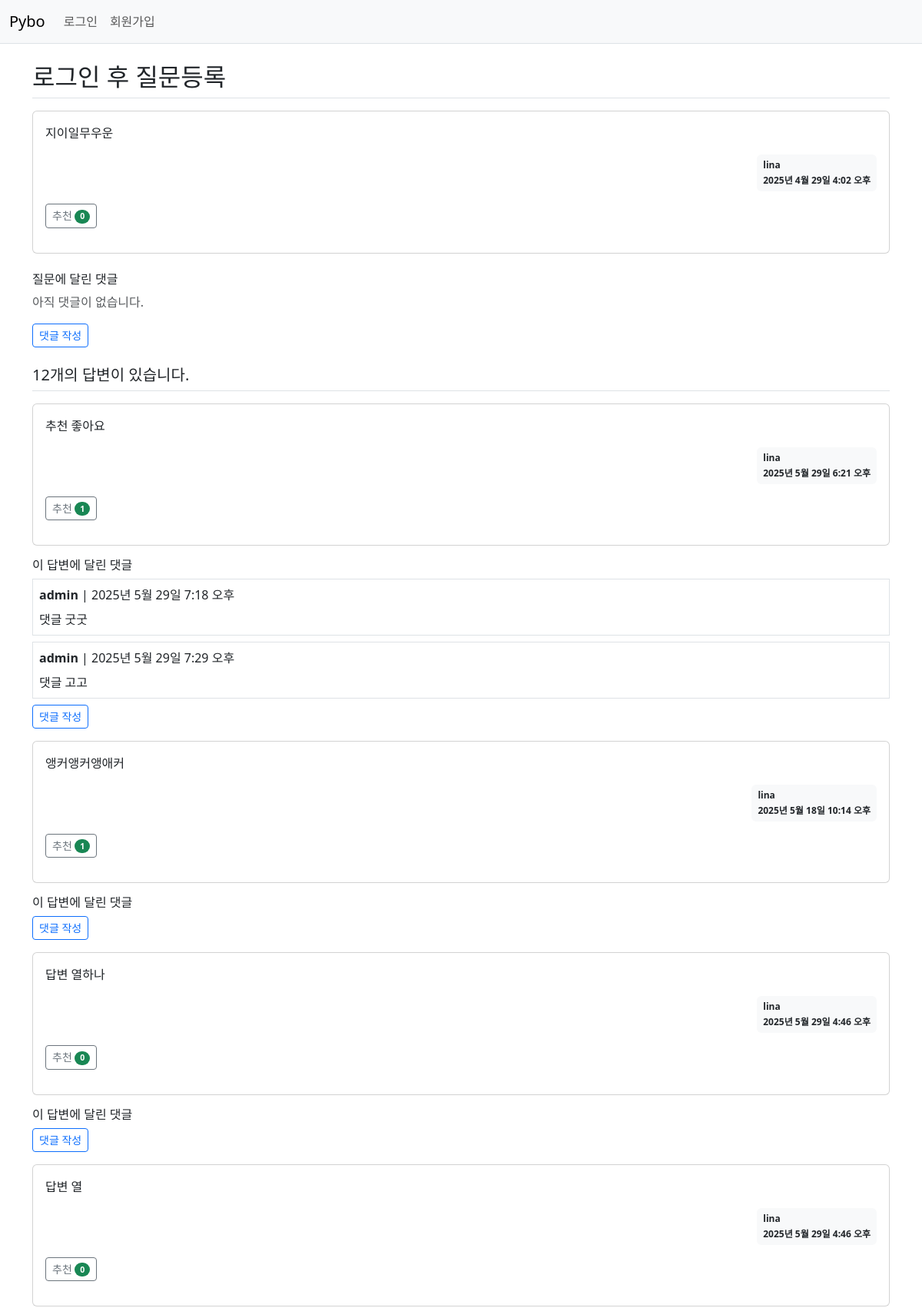
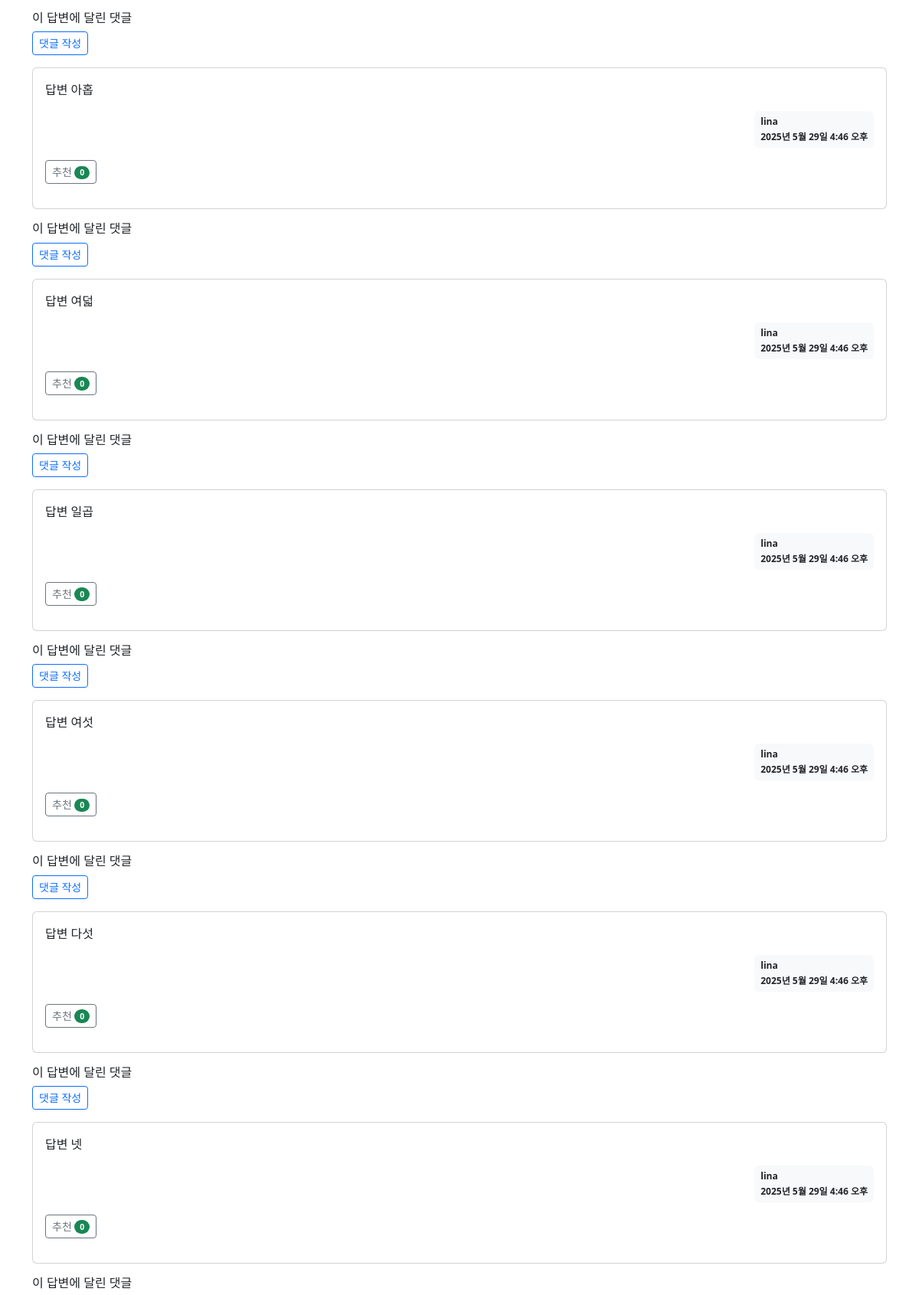
Page /pybo/305/ (upper part) on the committed database (2 pictures, top to bottom).
### pybo/models.py (models this page shows, shortened)
class Question(models.Model):
    author = models.ForeignKey(User, on_delete=models.CASCADE, related_name='author_question') #User 모델을 FK로 글쓴이
    subject = models.CharField(max_length=200)
    content = models.TextField()
    create_date = models.DateTimeField()
    modify_date = models.DateTimeField(null=True, blank=True)
    voter = models.ManyToManyField(User, related_name='voter_question') #추천인 추가

class Answer(models.Model):
    author = models.ForeignKey(User, on_delete=models.CASCADE, related_name='author_answer')
    question = models.ForeignKey(Question, on_delete=models.CASCADE)
    content = models.TextField()
    create_date = models.DateTimeField()
    modify_date = models.DateTimeField(null=True, blank=True)
    voter = models.ManyToManyField(User, related_name='voter_answer')

class Comment(models.Model):
     author = models.ForeignKey(User, on_delete=models.CASCADE, related_name='author_commentor')
     content = models.TextField()
     question = models.ForeignKey(Question, null=True, blank=True, on_delete=models.CASCADE)
     answer = models.ForeignKey(Answer, null=True, blank=True, on_delete=models.CASCADE)
     create_date = models.DateTimeField()
     modify_date = models.DateField(null=True, blank=True)

### pybo/views/question_views.py (the view)
# urls.py: path('<int:question_id>/', question_views.question_detail, name='detail'),
def question_detail(request, question_id):
    question = get_object_or_404(Question, pk=question_id)
    answer_list = question.answer_set.all().annotate(
        num_votes=models.Count('voter')
    ).order_by('-num_votes','-create_date')
    page = request.GET.get('page', '1')
    paginator = Paginator(answer_list, 10)
    page_obj = paginator.get_page(page)
    form = AnswerForm()
    context = {
        'question': question,
        'page_obj': page_obj,
        'form': form
    }
    return render(request, 'pybo/question_detail.html', context)

### pybo/templatetags/pybo_filter.py (called while the page is built)
@register.filter
def mark(value):
    extensions = ["nl2br", "fenced_code"]
    return mark_safe(markdown.markdown(value, extensions=extensions))

### templates/pybo/question_detail.html (shortened to what this page needs)
{% extends 'base.html' %}
{% load pybo_filter %}
{% block content %}
<div class="container my-3">
    <h2 class="border-bottom py-2">{{ question.subject }}</h2>
    <div class="card my-3">
        <div class="card-body">
            <div class="card-text">{{ question.content|mark }}</div>
            <div class="d-flex justify-content-end">
                <div class="badge bg-light text-dark p-2 text-start">
                    <div class="mb-2">{{ question.author.username }}</div>
                   <div>{{ question.create_date }}</div>
                </div>
            </div>
            <div class="my-3">
                <a href="javascript:void(0)" data-uri="{% url 'pybo:question_vote' question.id  %}"
               class="recommend btn btn-sm btn-outline-secondary"> 추천
                <span class="badge rounded-pill bg-success">{{question.voter.count}}</span>
                </a>
            </div>
        </div>
    </div>
<h6 class="mt-4">질문에 달린 댓글</h6>
{% for comment in question.comment_set.all %}
<a id="comment_{{ comment.id }}"></a>
<div class="border p-2 my-2">
    <div class="d-flex justify-content-between align-items-center">
        <div>
            <strong>{{ comment.author.username }}</strong> | {{ comment.create_date|date:"Y-m-d H:i" }}
        </div>
        {% if request.user == comment.author %}
        <div>
            <a href="{% url 'pybo:comment_modify' comment.id %}" class="btn btn-sm btn-outline-secondary">수정</a>
            <a href="{% url 'pybo:comment_delete' comment.id %}" class="btn btn-sm btn-outline-danger">삭제</a>
        </div>
        {% endif %}
    </div>
    <div class="mt-2">{{ comment.content }}</div>
</div>
{% empty %}
<p class="text-muted">아직 댓글이 없습니다.</p>
{% endfor %}
<div class="my-3">
    <a href="{% url 'pybo:comment_create_question' question.id %}" class="btn btn-sm btn-outline-primary">댓글 작성</a>
</div>
    <h5 class="border-bottom my-3 py-2">{{question.answer_set.count}}개의 답변이 있습니다.</h5>
    {% for answer in page_obj %}
<div class="card my-3">
    <div class="card-body">
        <div class="card-text">{{ answer.content|mark }}</div>
        <div class="d-flex justify-content-end">
            <div class="badge bg-light text-dark p-2 text-start">
                <div class="mb-2">{{ answer.author.username }}</div>
                <div>{{ answer.create_date }}</div>
            </div>
        </div>
        <div class="my-3">
            <a href="javascript:void(0)" data-uri="{% url 'pybo:answer_vote' answer.id  %}"
                class="recommend btn btn-sm btn-outline-secondary"> 추천
                <span class="badge rounded-pill bg-success">{{answer.voter.count}}</span>
            </a>
        </div>
    </div>
</div>
<h6 class="mt-3">이 답변에 달린 댓글</h6>
{% for comment in answer.comment_set.all %}
<div class="border p-2 my-2">
    <div class="d-flex justify-content-between align-items-center">
        <div>
            <strong>{{ comment.author.username }}</strong> | {{ comment.create_date }}
        </div>
    </div>
    <div class="mt-2">{{ comment.content }}</div>
</div>
{% endfor %}
<div class="my-2">
    <a href="{% url 'pybo:comment_create_answer' answer.id %}" class="btn btn-sm btn-outline-primary">댓글 작성</a>
</div>
    {% endfor %}
</div>
{% endblock %}

### rows in the picture
Question: subject "로그인 후 질문등록", content|mark "지이일무우운", author.username "lina", create_date "2025년 4월 29일 4:02 오후", voter.count "0", answer_set.count "12"
Answer: content|mark "추천 좋아요", author.username "lina", create_date "2025년 5월 29일 6:21 오후", voter.count "1"
Comment: author.username "admin", create_date "2025년 5월 29일 7:18 오후", content "댓글 굿굿"
Comment: author.username "admin", create_date "2025년 5월 29일 7:29 오후", content "댓글 고고"
Answer: content|mark "앵커앵커앵애커", author.username "lina", create_date "2025년 5월 18일 10:14 오후", voter.count "1"
Answer: content|mark "답변 열하나", author.username "lina", create_date "2025년 5월 29일 4:46 오후", voter.count "0"
Answer: content|mark "답변 열", author.username "lina", create_date "2025년 5월 29일 4:46 오후", voter.count "0"
Answer: content|mark "답변 아홉", author.username "lina", create_date "2025년 5월 29일 4:46 오후", voter.count "0"
Answer: content|mark "답변 여덟", author.username "lina", create_date "2025년 5월 29일 4:46 오후", voter.count "0"
Answer: content|mark "답변 일곱", author.username "lina", create_date "2025년 5월 29일 4:46 오후", voter.count "0"
Answer: content|mark "답변 여섯", author.username "lina", create_date "2025년 5월 29일 4:46 오후", voter.count "0"
Answer: content|mark "답변 다섯", author.username "lina", create_date "2025년 5월 29일 4:46 오후", voter.count "0"
Answer: content|mark "답변 넷", author.username "lina", create_date "2025년 5월 29일 4:46 오후", voter.count "0"
